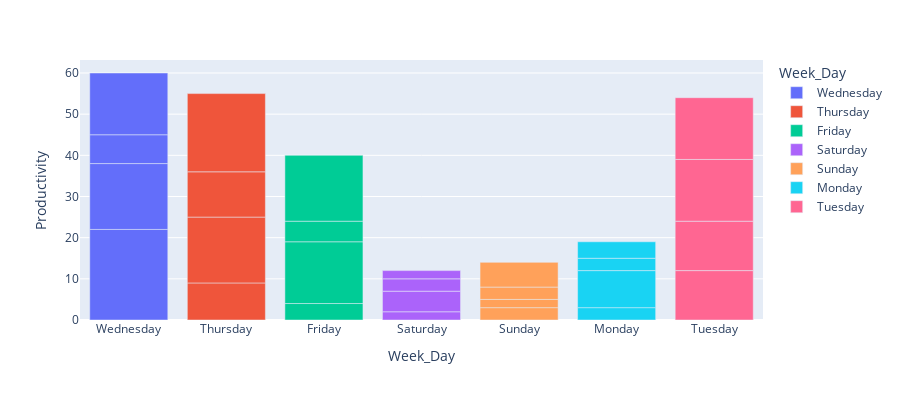

The notebook cell this image was saved under:
### Code cell
fig = px.bar(df, x='Week_Day', y='Productivity',
             hover_data=['Week_Day', 'Yoga'], color='Week_Day',
             labels={'Days':'Week_Day'}, height=400)
fig.show()

### Figure 1 — Plotly figure (JSON) as saved in the notebook; plotly's stock layout.template omitted (floating-point values rounded to 4 significant figures)
{"data": [{"alignmentgroup": "True", "customdata": [[0], [0], [1], [1]], "hovertemplate": "Week_Day=%{x}<br>Productivity=%{y}<br>Yoga=%{customdata[0]}<extra></extra>", "legendgroup": "Wednesday", "marker": {"color": "#636efa", "pattern": {"shape": ""}}, "name": "Wednesday", "offsetgroup": "Wednesday", "orientation": "v", "showlegend": true, "textposition": "auto", "type": "bar", "x": ["Wednesday", "Wednesday", "Wednesday", "Wednesday"], "xaxis": "x", "y": [22, 16, 7, 15], "yaxis": "y"}, {"alignmentgroup": "True", "customdata": [[0], [0], [1], [1]], "hovertemplate": "Week_Day=%{x}<br>Productivity=%{y}<br>Yoga=%{customdata[0]}<extra></extra>", "legendgroup": "Thursday", "marker": {"color": "#EF553B", "pattern": {"shape": ""}}, "name": "Thursday", "offsetgroup": "Thursday", "orientation": "v", "showlegend": true, "textposition": "auto", "type": "bar", "x": ["Thursday", "Thursday", "Thursday", "Thursday"], "xaxis": "x", "y": [9, 16, 11, 19], "yaxis": "y"}, {"alignmentgroup": "True", "customdata": [[0], [0], [1], [1]], "hovertemplate": "Week_Day=%{x}<br>Productivity=%{y}<br>Yoga=%{customdata[0]}<extra></extra>", "legendgroup": "Friday", "marker": {"color": "#00cc96", "pattern": {"shape": ""}}, "name": "Friday", "offsetgroup": "Friday", "orientation": "v", "showlegend": true, "textposition": "auto", "type": "bar", "x": ["Friday", "Friday", "Friday", "Friday"], "xaxis": "x", "y": [4, 15, 5, 16], "yaxis": "y"}, {"alignmentgroup": "True", "customdata": [[0], [0], [1], [1]], "hovertemplate": "Week_Day=%{x}<br>Productivity=%{y}<br>Yoga=%{customdata[0]}<extra></extra>", "legendgroup": "Saturday", "marker": {"color": "#ab63fa", "pattern": {"shape": ""}}, "name": "Saturday", "offsetgroup": "Saturday", "orientation": "v", "showlegend": true, "textposition": "auto", "type": "bar", "x": ["Saturday", "Saturday", "Saturday", "Saturday"], "xaxis": "x", "y": [2, 5, 3, 2], "yaxis": "y"}, {"alignmentgroup": "True", "customdata": [[0], [0], [1], [1]], "hovertemplate": "Week_Day=%{x}<br>Productivity=%{y}<br>Yoga=%{customdata[0]}<extra></extra>", "legendgroup": "Sunday", "marker": {"color": "#FFA15A", "pattern": {"shape": ""}}, "name": "Sunday", "offsetgroup": "Sunday", "orientation": "v", "showlegend": true, "textposition": "auto", "type": "bar", "x": ["Sunday", "Sunday", "Sunday", "Sunday"], "xaxis": "x", "y": [3, 2, 3, 6], "yaxis": "y"}, {"alignmentgroup": "True", "customdata": [[0], [1], [1], [1]], "hovertemplate": "Week_Day=%{x}<br>Productivity=%{y}<br>Yoga=%{customdata[0]}<extra></extra>", "legendgroup": "Monday", "marker": {"color": "#19d3f3", "pattern": {"shape": ""}}, "name": "Monday", "offsetgroup": "Monday", "orientation": "v", "showlegend": true, "textposition": "auto", "type": "bar", "x": ["Monday", "Monday", "Monday", "Monday"], "xaxis": "x", "y": [3, 9, 3, 4], "yaxis": "y"}, {"alignmentgroup": "True", "customdata": [[0], [1], [1], [1]], "hovertemplate": "Week_Day=%{x}<br>Productivity=%{y}<br>Yoga=%{customdata[0]}<extra></extra>", "legendgroup": "Tuesday", "marker": {"color": "#FF6692", "pattern": {"shape": ""}}, "name": "Tuesday", "offsetgroup": "Tuesday", "orientation": "v", "showlegend": true, "textposition": "auto", "type": "bar", "x": ["Tuesday", "Tuesday", "Tuesday", "Tuesday"], "xaxis": "x", "y": [12, 12, 15, 15], "yaxis": "y"}], "layout": {"barmode": "relative", "height": 400, "legend": {"title": {"text": "Week_Day"}, "tracegroupgap": 0}, "margin": {"t": 60}, "xaxis": {"anchor": "y", "categoryarray": ["Wednesday", "Thursday", "Friday", "Saturday", "Sunday", "Monday", "Tuesday"], "categoryorder": "array", "domain": [0, 1], "title": {"text": "Week_Day"}}, "yaxis": {"anchor": "x", "domain": [0, 1], "title": {"text": "Productivity"}}}}
